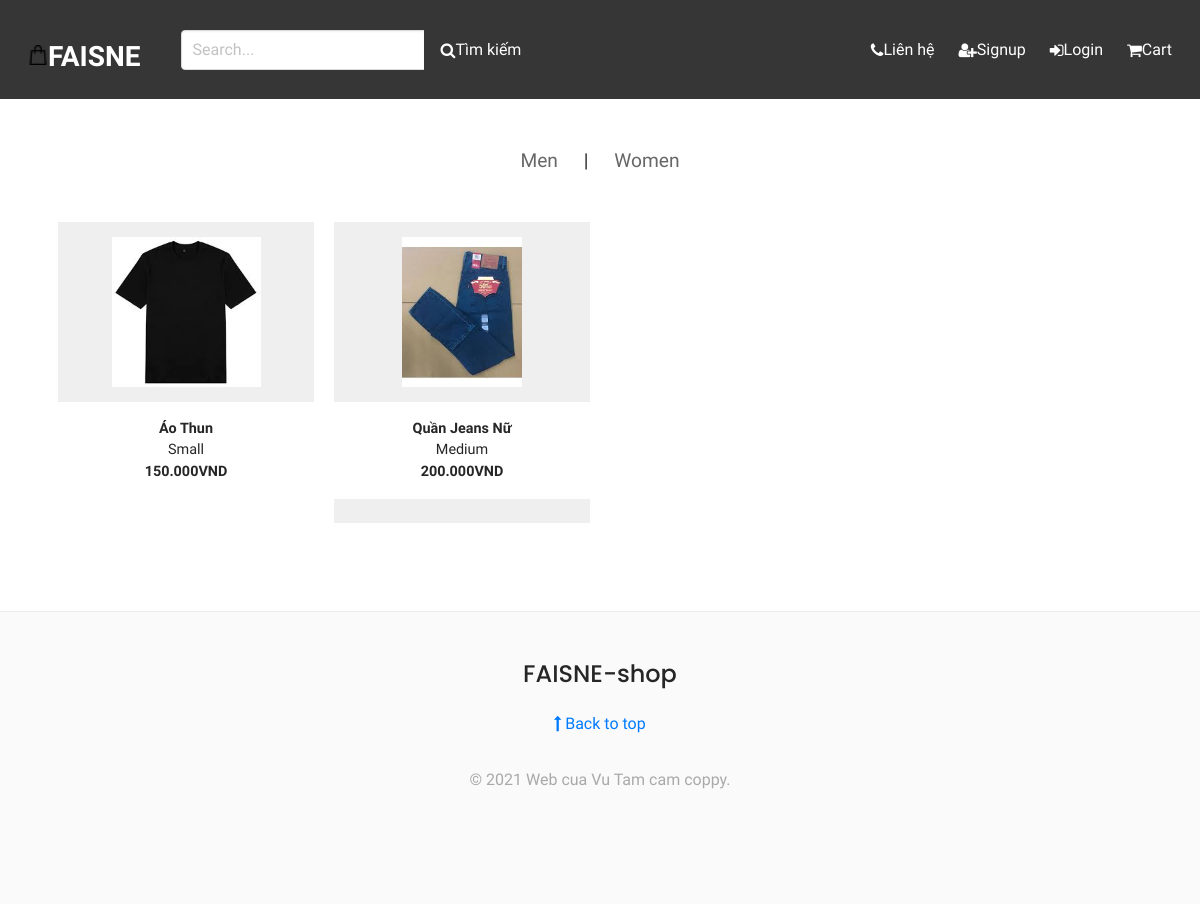
Before: /products/ with the older database file.
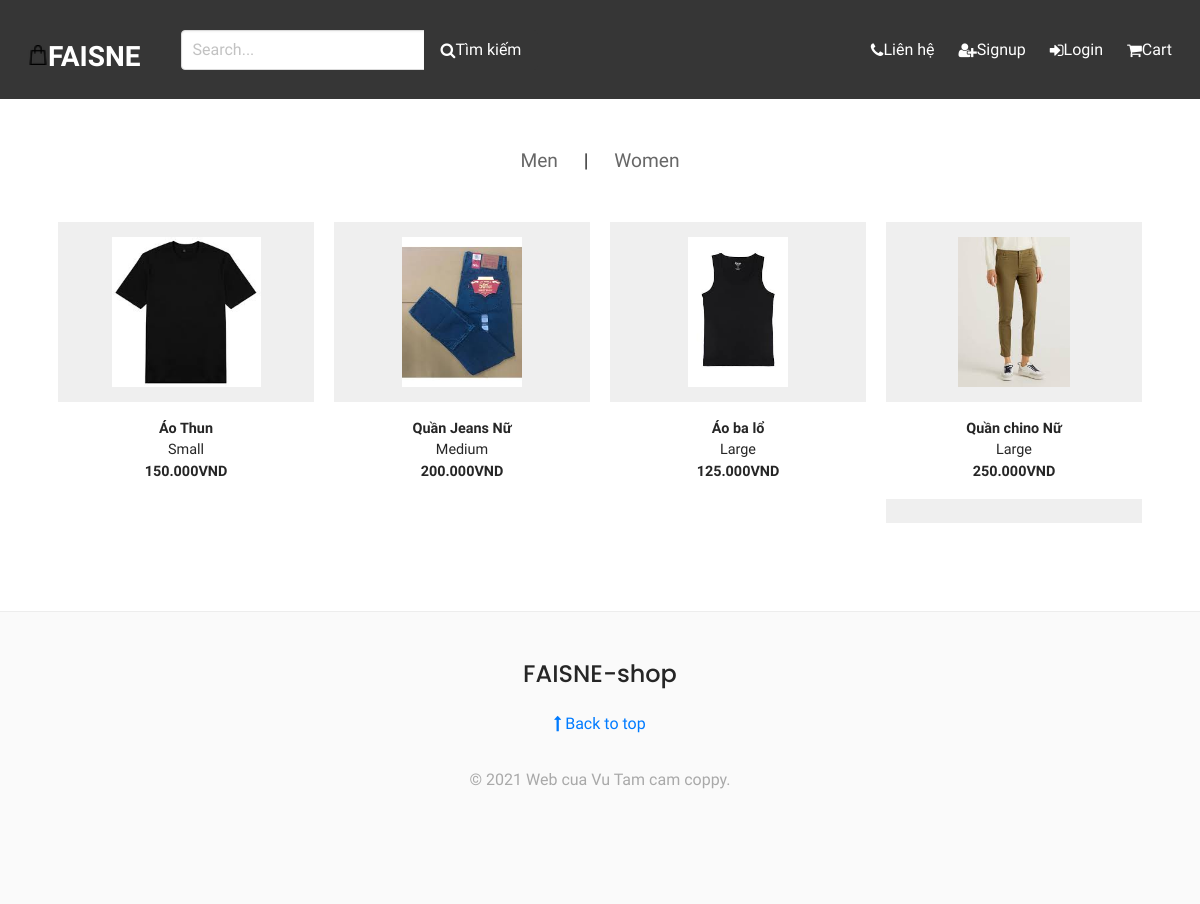
After: the same page with the newer database file.
### apps/core/models.py (models this page shows, shortened)
class Product(models.Model):
    person_category = models.ForeignKey(GenderFilter,
                                        blank=True,
                                        null=True,
                                        on_delete=models.SET_NULL)
    brand = models.CharField(max_length=6,
                             choices=BRAND_CHOICES,
                             default='LABONE')
    product_category = models.CharField(max_length=6,
                                        choices=PRODUCT_CATEGORY_CHOICES,
                                        default='JACPAR')
    title = models.CharField(max_length=100,
                             default='',
                             blank=False)
    description = models.TextField(blank=False)
    size = models.CharField(max_length=3,
                            choices=SIZE_CHOICES,
                            default='NA')
    price = models.DecimalField(max_digits=10,
                                decimal_places=3,
                                blank=False)
    image = models.ImageField(upload_to='uploads/',default = None, null = True, blank = True)
    quantity = models.IntegerField(default=1)

### apps/core/views.py (the view)
# urls.py: path('products/', views.all_products, name='products'),
def all_products(request):
    products = Product.objects.all()
    return render(request, 'core/parts/products.html', {'products': products})

### apps/core/context_processors.py (called while the page is built, shortened)
def cart_contents(request):
    cart = request.session.get('apps', {})
    cart_items = []
    total = 0
    product_count = 0
    tong = 0
    return {'cart_items': cart_items, 'tong':tong,
            'total': total,
            'product_count': product_count}

### apps/core/templates/core/parts/products.html (shortened to what this page needs)
{% extends 'core/base.html' %}
{% block content %}
<div class="row">
    <div class="col" id="gender-select">
        <p> <a href="{% url 'mens_products' %}">Men</a> <span id=gender-separator>|</span> <a href="{% url 'womens_products' %}">Women</a></p>
    </div>
</div>
<div class="row row-flex">
    {% for product in products %}
    <a href="{% url 'product_showcase' product.id %}" class="col-xs-10 col-xs-offset-1 col-sm-offset-0 col-sm-6 col-md-3 display panel panel-default product-card">
        <div class="panel-body">
            <div class="product-image" style="background-image: url('/media/{{ product.image }}')"></div>
            <div class="product-vitals">
                <div class="text-centered heavy">{{ product.title }}</div>
                <div class="text-centered light">{{ product.get_size_display }}</div>
                <div class="text-centered heavy"> {{ product.price }}VND</div>
            </div>
        </div>
    </a>
    {% endfor %}
</div>
{% endblock %}

### apps/core/templates/core/base.html (shortened to what this page needs)
{% load static %}
<!DOCTYPE html>
<html>
    <head>
        <link rel="stylesheet" href="https://cdn.jsdelivr.net/npm/bulma@0.9.1/css/bulma.min.css">
        <link rel="stylesheet" href="https://cdn.jsdelivr.net/npm/bootstrap@4.6.0/dist/css/bootstrap.min.css">
        <link rel="stylesheet" href="https://stackpath.bootstrapcdn.com/bootstrap/4.1.3/css/bootstrap.min.css">
        <link rel="stylesheet" href="{% static 'styles/custom1.css' %}">
        <link rel="stylesheet" href="{% static 'font-awesome/css/font-awesome.min.css' %}">
    </head>
    <body>
        <nav class="navbar is-dark" >
            <div class="navbar-brand">
                <a style="text-decoration: none"  href="{% url 'frontpage' %}" class="navbar-item">
                    <span><img src="{% static 'img/favicons/favicon-16x16.png' %}" alt="This is logo"></span>
                    <strong>FAISNE</strong>
                </a>
            </div>
            <div class="navbar-menu" id="main-navbar">
                <div class="navbar-start">
                    <div class="navbar-item">
                        <form method="get" action="{% url 'search' %}">
                            <div class="field has-addons">
                                <div class="control">
                                    <input type="text" class="input" placeholder="Search..." name="query">
                                </div>
                                <div class="control">
                                    <button class="button is-dark"><i class="fa fa-search"></i>
                                    Tìm kiếm</button>
                                </div>
                            </div>
                        </form>
                    </div>
                </div>
                <div class="navbar-end">
                    <a style="text-decoration: none" href="{% url 'contact' %}" class="navbar-item"><i class="fa fa-phone"></i>
                    Liên hệ</a>
                    <a class="navbar-item" href="{% url 'signup' %}"><i class="fa fa-user-plus"></i>
                        Signup
                    </a>
                    {% if user.is_authenticated %}
                        <a class="navbar-item" href="{% url 'logout' %}"><i class="fa fa-sign-out"></i>
                            Logout
                        </a>
                        <a class="navbar-item" href="profile"><i class="fa fa-user"></i>
                            Welcome, {{ user.name }}
                        </a>
                    {% else %}
                        <a class="navbar-item" href="{% url 'login' %}"><i class="fa fa-sign-in"></i>
                            Login
                        </a>
                    {% endif %}
                        <a class="navbar-item" href="{% url 'view_cart' %}">
                            <i class="fa fa-shopping-cart"></i> Cart
                        </a>
                </div>
            </div>
        </nav>
        <section class="section">
            <div class="container">
                {% block content %}
                {% endblock %}
            </div>
        </section>
        <footer class="footer">
            <center>
                <h3 class="is-size-4 mb-4">FAISNE-shop</h3>
                <p class="float-end"><a href="#"><i class="fa fa-long-arrow-up"></i>
                Back to top</a></p>
                <div class="footer-copyright text-center my-auto pt-3 pb-3 text-oc-footer">
                    © 2021 Web cua Vu Tam cam coppy.
                </div>
            </center>
        </footer>
    </body>
</html>

### static/styles/custom1.css (style rules this page uses)
body { font-family: 'Muli', sans-serif; color: #262626; }
h1, h2, h3, h4, h5, h6, .h1, .h2, .h3, .h4, .h5, .h6 { font-family: 'Poppins', sans-serif; color: #262626; }
.text-centered { text-align: center; }
.heavy { font-weight: 600; }
.light { font-weight: 300; }
.row.row-flex { display: flex; flex-wrap: wrap; margin-top: 30px; }
.navbar-brand { font-family: 'Questrial', sans-serif; font-size: 28px; padding-top: 20px; }
.navbar-brand img { padding-bottom: 8px; height: 30px; width: auto; }
footer { left: 0; bottom: 0; margin-top: 40px; padding-top: 20px; padding-bottom: 20px; border-top: 1px solid #ededed; color: #A9A9A9; }
footer p { text-align: center; }
#gender-select { text-align: center; font-size: 1.2em; }
#gender-select a { color: #676767; transition: .2s ease-in-out; }
#gender-separator { margin: 0 1.1em; }
.product-card { color: inherit; }
.product-image { background-size: contain; background-position: center center; background-repeat: no-repeat; width: 150px; height: 150px; margin: 0 auto; }
.product-vitals { background-color: #fff; padding: 16px 0; margin: 15px 0 0 0; font-size: 0.9em; }
.panel { box-shadow: none; border: none; }
.panel-default { border-color: transparent; padding: 0 10px; }
.panel-body { background-color: #efefef; height: 100%; padding: 15px 0 0 0; }

Changed rows visible on the page:
added Product: image (picture), title "Áo ba lổ", size "Large", price "125.000"
added Product: image (picture), title "Quần chino Nữ", size "Large", price "250.000"
